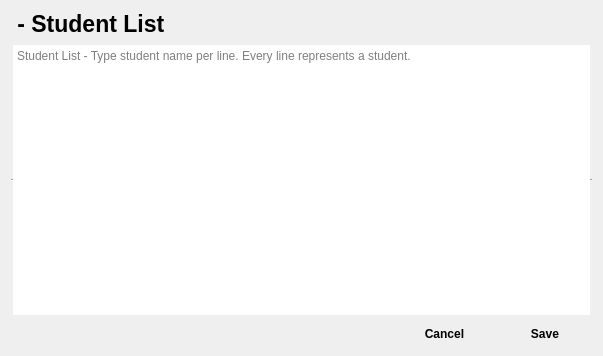
<?xml version="1.0" encoding="UTF-8"?>
<ui version="4.0">
 <class>AceClassUtility_StudentList</class>
 <widget class="QDialog" name="AceClassUtility_StudentList">
  <property name="geometry">
   <rect>
    <x>0</x>
    <y>0</y>
    <width>603</width>
    <height>356</height>
   </rect>
  </property>
  <property name="minimumSize">
   <size>
    <width>603</width>
    <height>356</height>
   </size>
  </property>
  <property name="maximumSize">
   <size>
    <width>603</width>
    <height>356</height>
   </size>
  </property>
  <property name="baseSize">
   <size>
    <width>603</width>
    <height>356</height>
   </size>
  </property>
  <property name="windowTitle">
   <string>Ace Class Utility - &lt;className&gt;  - Student List</string>
  </property>
  <property name="windowIcon">
   <iconset resource="../main.qrc">
    <normaloff>:/icons/icon.png</normaloff>:/icons/icon.png</iconset>
  </property>
  <layout class="QGridLayout" name="gridLayout">
   <item row="1" column="0">
    <widget class="QPlainTextEdit" name="studentListEdit">
     <property name="frameShape">
      <enum>QFrame::HLine</enum>
     </property>
     <property name="documentTitle">
      <string>Student List</string>
     </property>
     <property name="backgroundVisible">
      <bool>false</bool>
     </property>
     <property name="placeholderText">
      <string>Student List - Type student name per line. Every line represents a student.</string>
     </property>
    </widget>
   </item>
   <item row="0" column="0">
    <widget class="QLabel" name="titleLabel">
     <property name="font">
      <font>
       <pointsize>17</pointsize>
       <weight>75</weight>
       <bold>true</bold>
      </font>
     </property>
     <property name="text">
      <string>&lt;className&gt; - Student List</string>
     </property>
    </widget>
   </item>
   <item row="2" column="0">
    <layout class="QHBoxLayout" name="horizontalLayout">
     <item>
      <widget class="QLabel" name="statusLabel">
       <property name="minimumSize">
        <size>
         <width>380</width>
         <height>0</height>
        </size>
       </property>
       <property name="baseSize">
        <size>
         <width>380</width>
         <height>0</height>
        </size>
       </property>
       <property name="font">
        <font>
         <weight>75</weight>
         <bold>true</bold>
        </font>
       </property>
       <property name="text">
        <string/>
       </property>
      </widget>
     </item>
     <item>
      <widget class="QPushButton" name="cancelButton">
       <property name="font">
        <font>
         <weight>75</weight>
         <bold>true</bold>
        </font>
       </property>
       <property name="text">
        <string>Cancel</string>
       </property>
       <property name="icon">
        <iconset theme="cancel"/>
       </property>
       <property name="flat">
        <bool>true</bool>
       </property>
      </widget>
     </item>
     <item>
      <widget class="QPushButton" name="saveButton">
       <property name="font">
        <font>
         <weight>75</weight>
         <bold>true</bold>
        </font>
       </property>
       <property name="text">
        <string>Save</string>
       </property>
       <property name="icon">
        <iconset theme="dialog-ok"/>
       </property>
       <property name="flat">
        <bool>true</bool>
       </property>
      </widget>
     </item>
    </layout>
   </item>
  </layout>
 </widget>
 <resources>
  <include location="../main.qrc"/>
 </resources>
 <connections/>
</ui>
